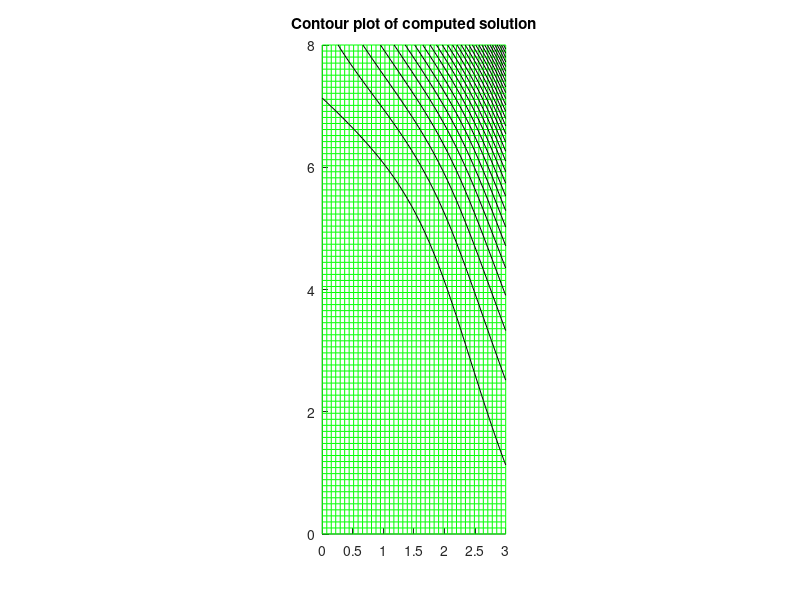

Reproduce this figure in MATLAB.
% poisson2.m  -- solve the Poisson problem u_{xx} + u_{yy} = f(x,y)
% on [a,b] x [a,b].  
% 
% The 5-point Laplacian is used at interior grid points.
% This system of equations is then solved using backslash.
% 
% From  http://www.amath.washington.edu/~rjl/fdmbook/chapter3  (2007)


ax = 0; ay = 0;
bx = 3; by = 8;
mx = 40; my = 80;
hx = (bx-ax)/(mx+1);
hy = (by-ay)/(my+1);
x = linspace(ax,bx,mx+2);
y = linspace(ay,by,my+2);
    

%x = linspace(a,b,m+2);   % grid points x including boundaries
%y = linspace(a,b,m+2);   % grid points y including boundaries


[X,Y] = meshgrid(x,y);      % 2d arrays of x,y values
X = X';                     % transpose so that X(i,j),Y(i,j) are
Y = Y';                     % coordinates of (i,j) point



Iint = 2:mx+1;              % indices of interior points in x
Jint = 2:my+1;              % indices of interior points in y
Xint = X(Iint,Jint);       % interior points
Yint = Y(Iint,Jint);

f = @(x,y) 1.25*exp(x+y/2);         % f(x,y) function

rhs = f(Xint,Yint);        % evaluate f at interior points for right hand side
                           % rhs is modified below for boundary conditions.

utrue = exp(X+Y/2);        % true solution for test problem

% set boundary conditions around edges of usoln array:

usoln = utrue;              % use true solution for this test problem
                            % This sets full array, but only boundary values
                            % are used below.  For a problem where utrue
                            % is not known, would have to set each edge of
                            % usoln to the desired Dirichlet boundary values.


% adjust the rhs to include boundary terms:
rhs(:,1) = rhs(:,1) - usoln(Iint,1)/hx^2;
rhs(:,my) = rhs(:,my) - usoln(Iint,my+2)/hx^2;
rhs(1,:) = rhs(1,:) - usoln(1,Jint)/hy^2;
rhs(mx,:) = rhs(mx,:) - usoln(mx+2,Jint)/hy^2;


% convert the 2d grid function rhs into a column vector for rhs of system:
F = reshape(rhs,mx*my,1);

% form matrix A:
Iy = speye(my);
Ix = speye(mx);
ex = ones(mx,1);
ey = ones(my,1);
T = spdiags([(1/hy^2)*ex ((-2/hx^2)+(-2/hy^2))*ex (1/hy^2)*ex],[-1 0 1],mx,mx);
S = spdiags([ey ey],[-1 1],my,my)/hx^2;
A = (kron(Iy,T) + kron(S,Ix));


% Solve the linear system:
uvec = A\F;  

% reshape vector solution uvec as a grid function and 
% insert this interior solution into usoln for plotting purposes:
% (recall boundary conditions in usoln are already set) 

usoln(Iint,Jint) = reshape(uvec,mx,my);

% assuming true solution is known and stored in utrue:
err = max(max(abs(usoln-utrue)));   
fprintf('Error relative to true solution of PDE = %10.3e \n',err)

% plot results:

clf
hold on

% plot grid:
plot(X,Y,'g');  plot(X',Y','g')

% plot solution:
contour(X,Y,usoln,30,'k')

axis([ax bx ay by])
daspect([1 1 1])
title('Contour plot of computed solution')
hold off

